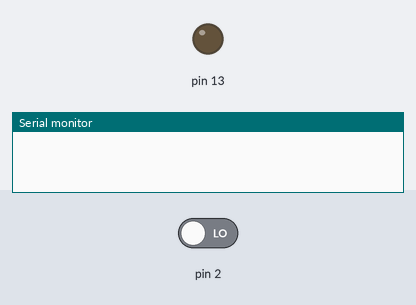
Recording of a sketch running on a simulated Arduino Uno, built with avr-gcc and run on an emulated ATmega328P. Parts: output pins drawn as LEDs (lit = HIGH), the last lines printed to the serial monitor. Inputs (shaded band) come from the test bench; at power-on: pin 2 LOW.

Above: at 1.2 s.
1.3 s: pin 2 driven HIGH
At 8.3 s:
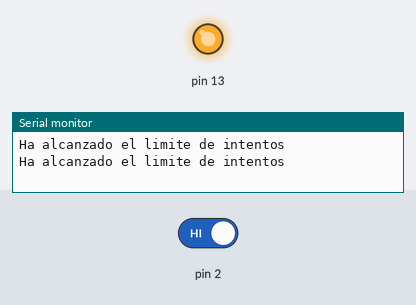
Timing chart, 0 to 9.8 s (numbered marks = the images above; inputs shaded):
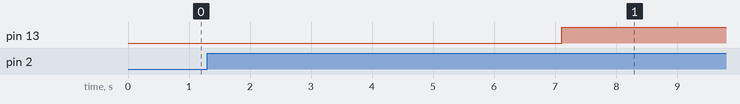

Measured:
- after the input at 1.3 s, pin 13: LOW → HIGH after 5.8 s

The sketch:

contador_a_10.ino
```cpp
int CONTADOR=0;
void setup() {
  Serial.begin(9600);
  pinMode(2,INPUT);
  pinMode(13,OUTPUT);
}
void loop() {
  int BOTON = digitalRead(2);
  if (CONTADOR>=10){
    delay(800);
    Serial.println("Ha alcanzado el limite de intentos");
    digitalWrite(13,HIGH);
  }
  else if(BOTON==1){
    CONTADOR=CONTADOR+1;
    delay(500);
    Serial.print("El boton ha sido presionado la cantidad de veces de:");
    Serial.println(CONTADOR);
  }
  else{
    digitalWrite(13,LOW);
  }
}
```
